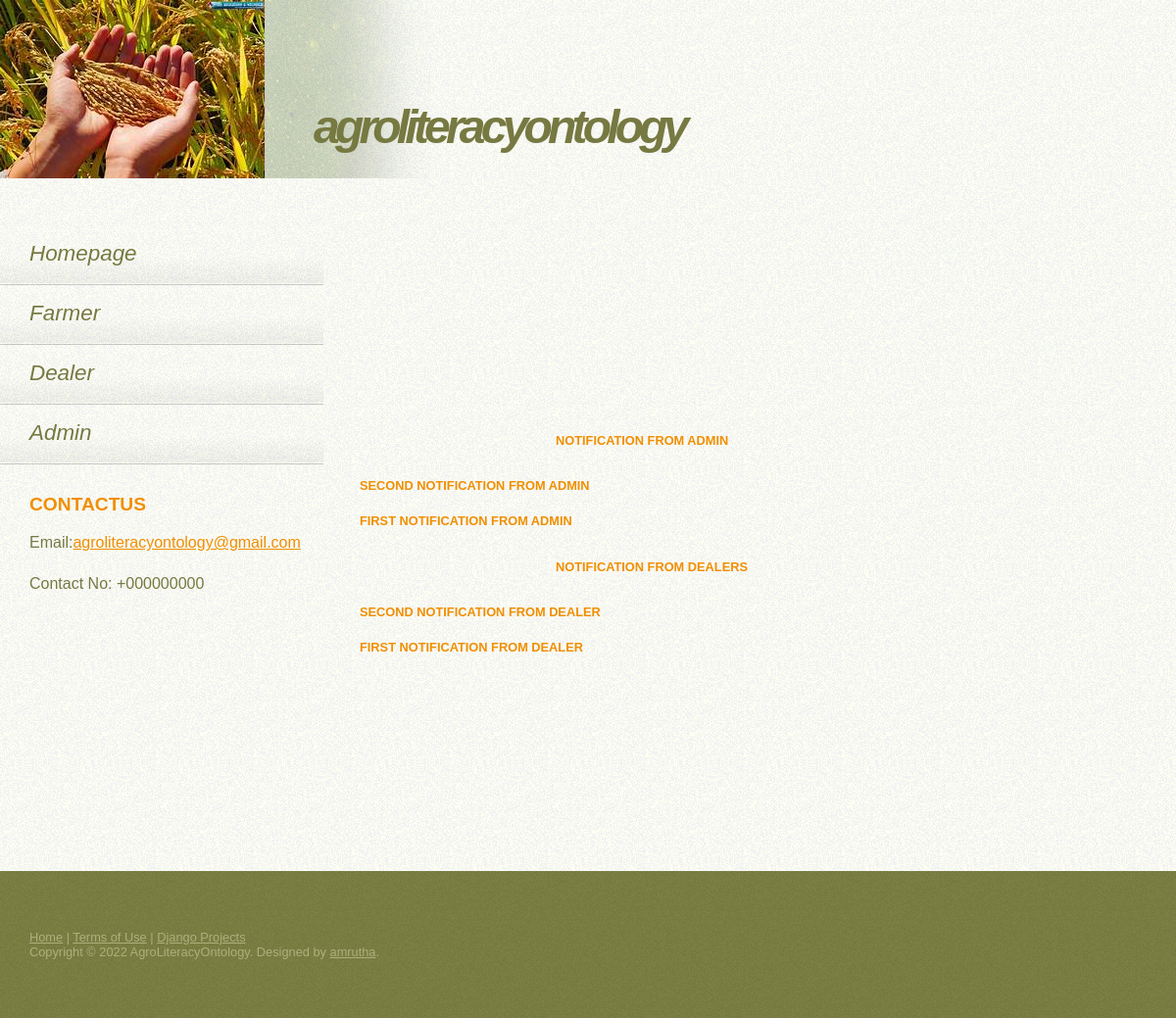
The page /farmer_view_notification/ (signed in) on the database its author committed.
### ontology/models.py (models this page shows, shortened)
class KnowledgeCenterNotification(models.Model):
    Notification = models.TextField()

class DealerNotification(models.Model):
    DealerId = models.ForeignKey(Dealer, on_delete=models.CASCADE)
    Notification = models.TextField()

### ontology/views.py (the view)
# urls.py: path('farmer_view_notification/', views.farmer_view_notification, name='farmer_view_notification'),
def farmer_view_notification(request):
    fid = request.session['sid']
    dnotification = DealerNotification.objects.all()
    anotification = KnowledgeCenterNotification.objects.all()
    return render(request, 'ontology/farmer_view_notification.html', {'dnotification':dnotification, 'anotification':anotification})

### ontology/templates/ontology/farmer_view_notification.html
<!DOCTYPE html>
{% extends 'ontology/base.html' %}
{% load static %}
{% block content %}
<div  style="padding: 200px;">
	<center>
		<table>
			<tr>
				<td style="padding: 10px 200px;"><h3>Notification From Admin</h3></td>
			</tr>
			{% for i in anotification %}
			<tr>
				<td><h3><marquee>{{ i.Notification }}</marquee></h3></td>
			</tr>
			{% endfor %}
			<tr>
				<td style="padding: 10px 200px;"><h3>Notification From Dealers</h3></td>
			</tr>
			{% for i in dnotification %}
			<tr>
				<td><h3><marquee>{{ i.Notification }}</marquee></h3></td>
			</tr>
			{% endfor %}
		</table>
	</center>
</div>
	{% endblock %}

### static/default.css (style rules this page uses)
* { margin: 0; padding: 0; }
body { background: #FFFEF5 url(images/img01.gif); font-family: "Trebuchet MS", Arial, Helvetica, sans-serif; color: #767941; }
h1, h2, h3 { color: #F08F02; }
h3 { margin-bottom: 1.5em; text-transform: uppercase; font-size: .8em; }

### rows shown on the page
KnowledgeCenterNotification: Notification "SECOND NOTIFICATION FROM ADMIN"
KnowledgeCenterNotification: Notification "FIRST NOTIFICATION FROM ADMIN"
DealerNotification: Notification "SECOND NOTIFICATION FROM DEALER"
DealerNotification: Notification "FIRST NOTIFICATION FROM DEALER"
